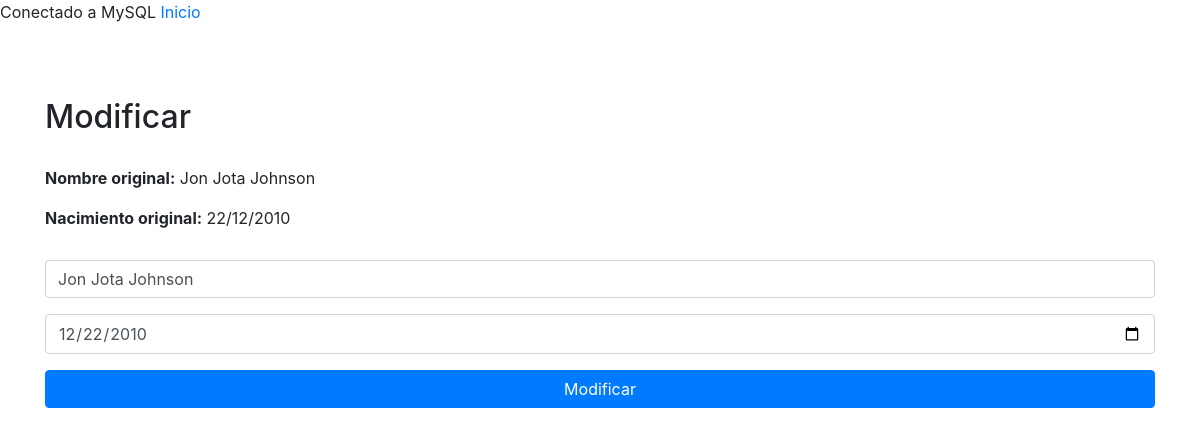
Page /base-fac/mod.php?id=1 on the committed database.
### tables this page shows
CREATE TABLE `indeseables` (
  `id` int(11) NOT NULL,
  `nombre` varchar(100) NOT NULL,
  `nacimiento` date NOT NULL
);

### base-fac/mod.php (the view, shortened to what this page needs)
<?php
include_once("connection.php");
?>
<?php
$id = $_GET['id'];
$sql = "SELECT * FROM indeseables WHERE id=:id";
$query = $mdb->prepare($sql);
$query->execute(array(':id' => $id));
while($row = $query->fetch(PDO::FETCH_ASSOC))
{
	$nombre = $row['nombre'];
	$nacimiento = $row['nacimiento'];
}
?>
<html>
<head>
	<link rel="stylesheet" href="https://maxcdn.bootstrapcdn.com/bootstrap/4.0.0-beta.2/css/bootstrap.min.css">
</head>
<body>
	<a href="index.php">Inicio</a>
	<br/><br/>
	<div class="container" style="margin-top: 50px;">
		<?php
			$date = date_create($nacimiento);
			$fecha = date_format($date, 'd/m/Y');
			?>
		<h2>Modificar</h2>
		<p style="margin-top: 30px"><span style="font-weight: bold;">Nombre original:</span> <?php echo $nombre ?></p>
		<p><span style="font-weight: bold;">Nacimiento original:</span> <?php echo $fecha ?></p>
	<form id="formulario" action="mod.php" method="POST">
	<div class="input-group mb-3" style="margin-top: 30px">
	<input type="text" class="form-control" id="nombre" name="nombre" value="<?php echo $nombre;?>">
	</div>
	<div class="input-group mb-3">
	<input type="date" class="form-control" id="nacimiento" name="nacimiento" value="<?php echo $nacimiento;?>">
	</div>
	<button class="btn btn-block btn-primary" name="update" type="submit">Modificar</button>
	</form>
	</div>
</body>
</html>

### rows in the picture
indeseables: nombre "Jon Jota Johnson", nacimiento "22/12/2010", nacimiento "12/22/2010"
